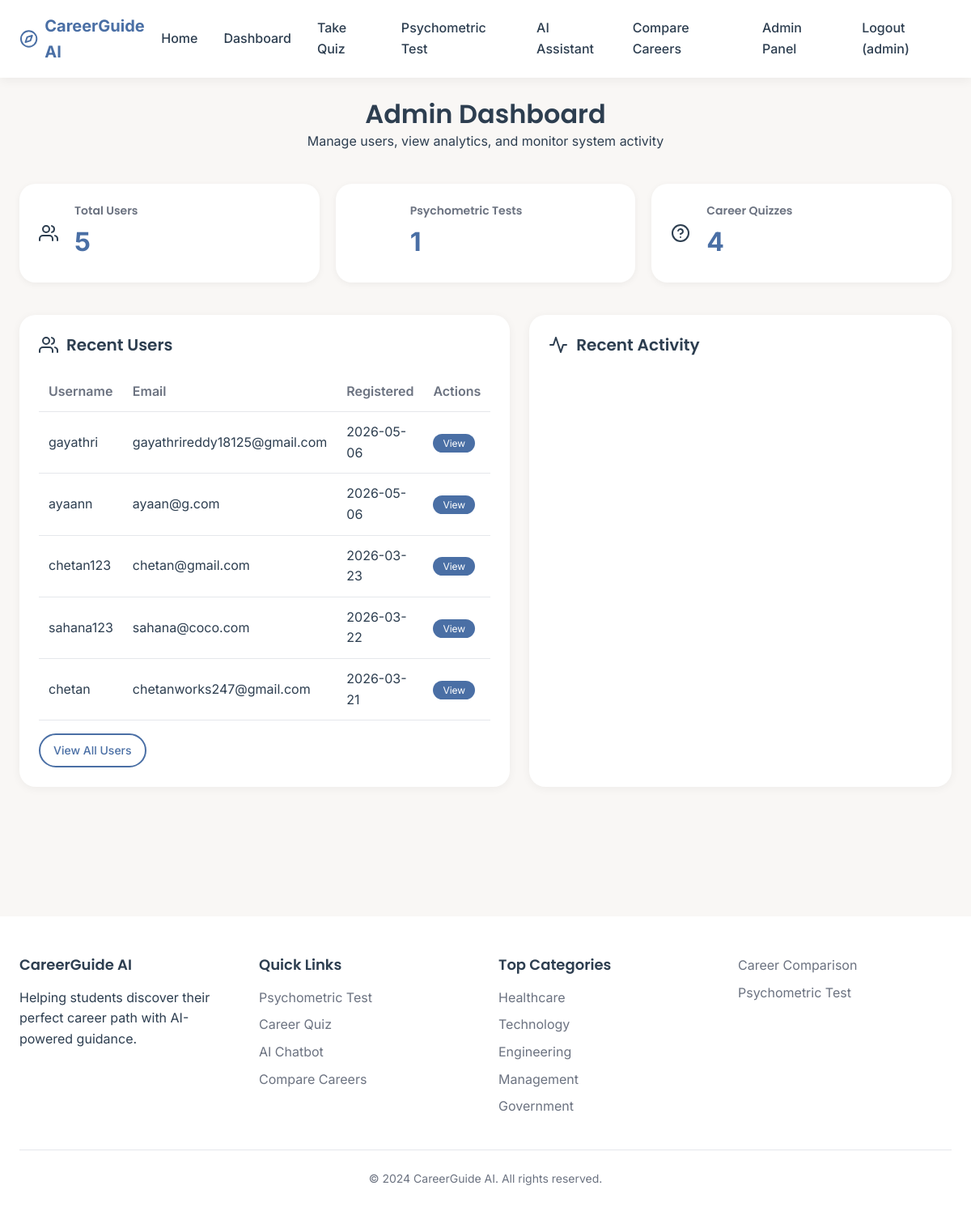
The page /admin (signed in) on the database its author committed.
### tables this page shows
CREATE TABLE users (
                id INTEGER PRIMARY KEY AUTOINCREMENT,
                username TEXT UNIQUE NOT NULL,
                email TEXT UNIQUE NOT NULL,
                password TEXT NOT NULL,
                full_name TEXT,
                phone TEXT,
                education TEXT,
                stream TEXT,
                created_at TIMESTAMP DEFAULT CURRENT_TIMESTAMP,
                last_login TIMESTAMP,
                is_admin INTEGER DEFAULT 0
            );

### app.py (the view)
@app.route('/admin')
@admin_required
def admin_dashboard():
    stats = db.get_stats()
    users = db.get_all_users()
    admin_logs = db.get_admin_logs()
    return render_template('admin_dashboard.html',
                         stats=stats,
                         users=users,
                         logs=admin_logs)

### app.py (called while the page is built)
def admin_required(f):
    @wraps(f)
    def decorated_function(*args, **kwargs):
        if 'user_id' not in session:
            return redirect(url_for('login'))
        user = db.get_user_by_id(session['user_id'])
        if not user or not user.get('is_admin'):
            flash('Admin access required', 'error')
            return redirect(url_for('index'))
        return f(*args, **kwargs)
    return decorated_function

### database.py (called while the page is built)
    def get_connection(self):
        conn = sqlite3.connect(self.db_path)
        conn.row_factory = sqlite3.Row
        return conn

    def get_user_by_id(self, user_id):
        conn = self.get_connection()
        cursor = conn.cursor()
        cursor.execute('SELECT * FROM users WHERE id = ?', (user_id,))
        user = cursor.fetchone()
        conn.close()
        return dict(user) if user else None

    def get_all_users(self, admin_only=False):
        conn = self.get_connection()
        cursor = conn.cursor()
        if admin_only:
            cursor.execute('SELECT * FROM users WHERE is_admin = 1 ORDER BY created_at DESC')
        else:
            cursor.execute('SELECT * FROM users WHERE is_admin = 0 ORDER BY created_at DESC')
        users = cursor.fetchall()
        conn.close()
        return [dict(user) for user in users]

    def get_admin_logs(self, limit=50):
        conn = self.get_connection()
        cursor = conn.cursor()
        cursor.execute('''
            SELECT l.*, u.username as admin_name
            FROM admin_logs l
            JOIN users u ON l.admin_id = u.id
            ORDER BY l.timestamp DESC
            LIMIT ?
        ''', (limit,))
        logs = cursor.fetchall()
        conn.close()
        return [dict(log) for log in logs]

### templates/admin_dashboard.html (shortened to what this page needs)
{% extends "base.html" %}
{% block content %}
<div class="admin-page">
    <div class="container">
        <div class="admin-header">
            <h1>Admin Dashboard</h1>
            <p>Manage users, view analytics, and monitor system activity</p>
        </div>
        <div class="admin-stats">
            <div class="stat-card">
                <i data-feather="users"></i>
                <div class="stat-info">
                    <h3>Total Users</h3>
                    <p>{{ stats.total_users }}</p>
                </div>
            </div>
            <div class="stat-card">
                <i data-feather="brain"></i>
                <div class="stat-info">
                    <h3>Psychometric Tests</h3>
                    <p>{{ stats.psychometric_tests }}</p>
                </div>
            </div>
            <div class="stat-card">
                <i data-feather="help-circle"></i>
                <div class="stat-info">
                    <h3>Career Quizzes</h3>
                    <p>{{ stats.quiz_tests }}</p>
                </div>
            </div>
        </div>
        <div class="admin-grid">
            <div class="admin-card">
                <h2><i data-feather="users"></i> Recent Users</h2>
                <div class="table-container">
                    <table class="data-table">
                        <thead>
                            <tr>
                                <th>Username</th>
                                <th>Email</th>
                                <th>Registered</th>
                                <th>Actions</th>
                            </tr>
                        </thead>
                        <tbody>
                            {% for user in stats.recent_users %}
                            <tr>
                                <td>{{ user.username }}</td>
                                <td>{{ user.email }}</td>
                                <td>{{ user.created_at[:10] }}</td>
                                <td>
                                    <a href="/admin/user/{{ user.id }}" class="btn-icon">View</a>
                                </td>
                            </tr>
                            {% endfor %}
                        </tbody>
                    </table>
                </div>
                <a href="/admin/users" class="btn btn-outline btn-small">View All Users</a>
            </div>
            <div class="admin-card">
                <h2><i data-feather="activity"></i> Recent Activity</h2>
            </div>
        </div>
    </div>
</div>
{% endblock %}

### templates/base.html (shortened to what this page needs)
<!DOCTYPE html>
<html lang="en">
<head>
    <link rel="stylesheet" href="{{ url_for('static', filename='css/style.css') }}">
</head>
<body>
    <header class="header">
        <div class="container">
            <div class="header-content">
                <a href="/" class="logo">
                    <i data-feather="compass"></i>
                    <span>CareerGuide AI</span>
                </a>
                <nav class="nav">
                    <ul class="nav-links" id="navLinks">
                        <li><a href="/">Home</a></li>
                        {% if session.user_id %}
                            <li><a href="/dashboard">Dashboard</a></li>
                            <li><a href="/quiz">Take Quiz</a></li>
                            <li><a href="/psychometric-test">Psychometric Test</a></li>
                            <li><a href="/chatbot">AI Assistant</a></li>
                            <li><a href="/compare">Compare Careers</a></li>
                            {% if session.is_admin %}
                                <li><a href="/admin">Admin Panel</a></li>
                            {% endif %}
                            <li><a href="/logout" class="logout-link">Logout ({{ session.username }})</a></li>
                        {% else %}
                            <li><a href="/compare">Compare Careers</a></li>
                            <li><a href="/login">Login</a></li>
                            <li><a href="/register" class="btn btn-primary btn-small" style="padding: 8px 20px;">Sign Up Free</a></li>
                        {% endif %}
                    </ul>
                </nav>
            </div>
        </div>
    </header>
    <main>
        {% block content %}{% endblock %}
    </main>
    <footer class="footer">
        <div class="container">
            <div class="footer-content">
                <div class="footer-section">
                    <h4>CareerGuide AI</h4>
                    <p>Helping students discover their perfect career path with AI-powered guidance.</p>
                </div>
                <div class="footer-section">
                    <h4>Quick Links</h4>
                    <ul>
                        {% if session.user_id %}
                            <li><a href="/psychometric-test">Psychometric Test</a></li>
                            <li><a href="/quiz">Career Quiz</a></li>
                            <li><a href="/chatbot">AI Chatbot</a></li>
                        {% endif %}
                        <li><a href="/compare">Compare Careers</a></li>
                    </ul>
                </div>
                <div class="footer-section">
                    <h4>Top Categories</h4>
                    <ul>
                        <li><a href="/category/Healthcare">Healthcare</a></li>
                        <li><a href="/category/Information Technology">Technology</a></li>
                        <li><a href="/category/Core Engineering">Engineering</a></li>
                        <li><a href="/category/Management">Management</a></li>
                        <li><a href="/category/Government">Government</a></li>
                    </ul>
                </div>
                <div class="footer-section">
                    <ul>
                        <li><a href="/compare">Career Comparison</a></li>
                        {% if session.user_id %}
                            <li><a href="/psychometric-test">Psychometric Test</a></li>
                        {% endif %}
                    </ul>
                </div>
            </div>
            <div class="footer-bottom">
                <p>&copy; 2024 CareerGuide AI. All rights reserved.</p>
            </div>
        </div>
    </footer>
</body>
</html>

### static/css/style.css (style rules this page uses)
:root { --primary: #4A6FA5; --primary-dark: #3a5a8a; --secondary: #6B8C9E; --accent: #E8A87C; --bg: #F9F7F5; --surface: #FFFFFF; --text: #2D3E50; --text-light: #6B7280; --success: #86A789; --error: #E27C7C; --border-radius: 16px; --shadow: 0 4px 12px rgba(0,0,0,0.05); --shadow-hover: 0 8px 24px rgba(0,0,0,0.1); }
* { margin: 0; padding: 0; box-sizing: border-box; }
body { font-family: 'Inter', sans-serif; background-color: var(--bg); color: var(--text); line-height: 1.6; }
h1, h2, h3, h4, h5, h6 { font-family: 'Poppins', sans-serif; font-weight: 600; line-height: 1.3; }
.container { max-width: 1280px; margin: 0 auto; padding: 0 24px; }
.header { background: var(--surface); box-shadow: var(--shadow); position: sticky; top: 0; z-index: 100; }
.header-content { display: flex; justify-content: space-between; align-items: center; padding: 16px 0; }
.logo { display: flex; align-items: center; gap: 8px; text-decoration: none; font-size: 1.25rem; font-weight: 600; color: var(--primary); }
.nav-links { display: flex; gap: 32px; list-style: none; }
.nav-links a { text-decoration: none; color: var(--text); font-weight: 500; transition: color 0.3s; }
.btn { display: inline-flex; align-items: center; gap: 8px; padding: 12px 24px; border-radius: 40px; font-weight: 500; text-decoration: none; transition: all 0.3s; cursor: pointer; border: none; font-family: inherit; font-size: 1rem; }
.btn-outline { background: transparent; border: 2px solid var(--primary); color: var(--primary); }
.btn-small { padding: 8px 16px; font-size: 0.875rem; }
.footer { background: var(--surface); padding: 48px 0 24px; margin-top: 80px; }
.footer-content { display: grid; grid-template-columns: repeat(auto-fit, minmax(250px, 1fr)); gap: 32px; margin-bottom: 32px; }
.footer-section h4 { margin-bottom: 16px; }
.footer-section ul { list-style: none; }
.footer-section ul li { margin-bottom: 8px; }
.footer-section a { color: var(--text-light); text-decoration: none; transition: color 0.3s; }
.footer-bottom { text-align: center; padding-top: 24px; border-top: 1px solid #e5e7eb; color: var(--text-light); font-size: 0.875rem; }

### templates/base.html (style rules this page uses)
:root { --primary: #4A6FA5; --primary-dark: #3a5a8a; --secondary: #6B8C9E; --accent: #E8A87C; --bg: #F9F7F5; --surface: #FFFFFF; --text: #2D3E50; --text-light: #6B7280; --success: #86A789; --error: #E27C7C; --warning: #E8A87C; --border-radius: 16px; --shadow: 0 4px 12px rgba(0,0,0,0.05); --shadow-hover: 0 8px 24px rgba(0,0,0,0.1); }
* { margin: 0; padding: 0; box-sizing: border-box; }
body { font-family: 'Inter', sans-serif; background-color: var(--bg); color: var(--text); line-height: 1.6; }
h1, h2, h3, h4, h5, h6 { font-family: 'Poppins', sans-serif; font-weight: 600; line-height: 1.3; }
.header { background: var(--surface); box-shadow: var(--shadow); position: fixed; top: 0; left: 0; right: 0; z-index: 1000; }
.container { max-width: 1280px; margin: 0 auto; padding: 0 24px; }
.header-content { display: flex; justify-content: space-between; align-items: center; padding: 16px 0; }
.logo { display: flex; align-items: center; gap: 8px; text-decoration: none; font-size: 1.25rem; font-weight: 700; color: var(--primary); }
.nav { display: flex; align-items: center; }
.nav-links { display: flex; gap: 32px; list-style: none; align-items: center; }
.nav-links a { text-decoration: none; color: var(--text); font-weight: 500; transition: color 0.3s; }
.footer { background: var(--surface); padding: 48px 0 24px; margin-top: 80px; }
.footer-content { display: grid; grid-template-columns: repeat(auto-fit, minmax(250px, 1fr)); gap: 32px; margin-bottom: 32px; }
.footer-section h4 { margin-bottom: 16px; font-size: 1.125rem; }
.footer-section ul { list-style: none; }
.footer-section ul li { margin-bottom: 8px; }
.footer-section a { color: var(--text-light); text-decoration: none; transition: color 0.3s; }
.footer-bottom { text-align: center; padding-top: 24px; border-top: 1px solid #e5e7eb; color: var(--text-light); font-size: 0.875rem; }
.btn { display: inline-flex; align-items: center; gap: 8px; padding: 12px 24px; border-radius: 40px; font-weight: 500; text-decoration: none; transition: all 0.3s; cursor: pointer; border: none; font-family: inherit; font-size: 1rem; }
.btn-outline { background: transparent; border: 2px solid var(--primary); color: var(--primary); }
.btn-small { padding: 8px 16px; font-size: 0.875rem; }

### rows shown on the page
users: username "admin"
users: username "gayathri", email "gayathrireddy18125@gmail.com", created_at "2026-05-06"
users: username "ayaann", email "ayaan@g.com", created_at "2026-05-06"
users: username "chetan123", email "chetan@gmail.com", created_at "2026-03-23"
users: username "sahana123", email "sahana@coco.com", created_at "2026-03-22"
users: username "chetan", email "chetanworks247@gmail.com", created_at "2026-03-21"

### other values the page prints
{{ stats.total_users }} "5"
{{ stats.psychometric_tests }} "1"
{{ stats.quiz_tests }} "4"
